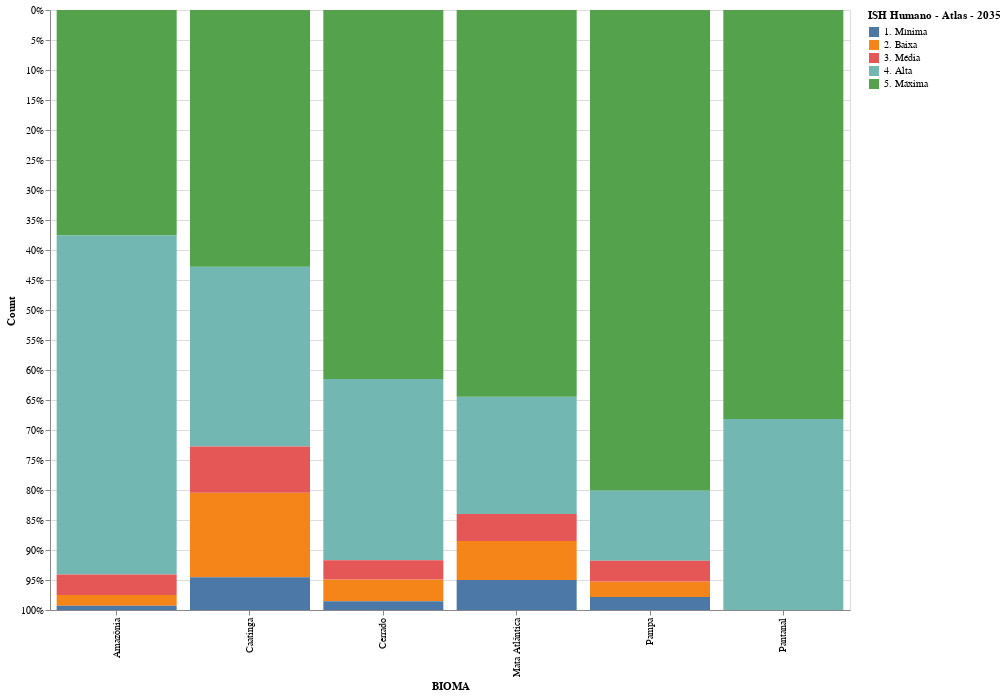

Notebook code for this chart:
### Markdown cell above
### ISH Atlas 2035

### Code cell
df_grouped2035 = dfpegishbioma.groupby(['BIOMA', 'ISH Humano - Atlas - 2035']).size().reset_index(name='Count')
df_grouped2035 = df_grouped2035[df_grouped2035['ISH Humano - Atlas - 2035'] != 0]

value_mapping = {'Mínima': '1. Mínima', 'Baixa': '2. Baixa', 'Média': '3. Média', 'Alta': '4. Alta', 'Máxima': '5. Máxima'}
df_grouped2035['New_Column'] = df_grouped2035['ISH Humano - Atlas - 2035'].map(value_mapping)

# Create a stacked bar chart using Altair
bar_chart = alt.Chart(df_grouped2035).mark_bar().encode(
    x='BIOMA:N',
    y=alt.Y('Count:Q', stack='normalize', sort='descending'),
    color=alt.Color('New_Column:N', legend=alt.Legend(title="ISH Humano - Atlas - 2035")),
    tooltip=['BIOMA', 'Count', 'ISH Humano - Atlas - 2035'],
).properties(
    width=800,
    height=600
)

# Display the bar chart
bar_chart

### Figure 1 — Vega-Lite specification as saved in the notebook (floating-point values rounded to 4 significant figures)
{"config": {"view": {"continuousWidth": 300, "continuousHeight": 300}}, "data": {"name": "data-c7b05156be54592468e7f9e3d9728884"}, "mark": {"type": "bar"}, "encoding": {"color": {"field": "New_Column", "legend": {"title": "ISH Humano - Atlas - 2035"}, "type": "nominal"}, "tooltip": [{"field": "BIOMA", "type": "nominal"}, {"field": "Count", "type": "quantitative"}, {"field": "ISH Humano - Atlas - 2035", "type": "nominal"}], "x": {"field": "BIOMA", "type": "nominal"}, "y": {"field": "Count", "sort": "descending", "stack": "normalize", "type": "quantitative"}}, "height": 600, "width": 800, "$schema": "https://vega.github.io/schema/vega-lite/v5.16.3.json", "datasets": {"data-c7b05156be54592468e7f9e3d9728884": [{"BIOMA": "Amazônia", "ISH Humano - Atlas - 2035": "Alta", "Count": 315, "New_Column": "4. Alta"}, {"BIOMA": "Amazônia", "ISH Humano - Atlas - 2035": "Baixa", "Count": 10, "New_Column": "2. Baixa"}, {"BIOMA": "Amazônia", "ISH Humano - Atlas - 2035": "Máxima", "Count": 209, "New_Column": "5. Máxima"}, {"BIOMA": "Amazônia", "ISH Humano - Atlas - 2035": "Média", "Count": 19, "New_Column": "3. Média"}, {"BIOMA": "Amazônia", "ISH Humano - Atlas - 2035": "Mínima", "Count": 4, "New_Column": "1. Mínima"}, {"BIOMA": "Caatinga", "ISH Humano - Atlas - 2035": "Alta", "Count": 362, "New_Column": "4. Alta"}, {"BIOMA": "Caatinga", "ISH Humano - Atlas - 2035": "Baixa", "Count": 170, "New_Column": "2. Baixa"}, {"BIOMA": "Caatinga", "ISH Humano - Atlas - 2035": "Máxima", "Count": 517, "New_Column": "5. Máxima"}, {"BIOMA": "Caatinga", "ISH Humano - Atlas - 2035": "Média", "Count": 93, "New_Column": "3. Média"}, {"BIOMA": "Caatinga", "ISH Humano - Atlas - 2035": "Mínima", "Count": 66, "New_Column": "1. Mínima"}, {"BIOMA": "Cerrado", "ISH Humano - Atlas - 2035": "Alta", "Count": 433, "New_Column": "4. Alta"}, {"BIOMA": "Cerrado", "ISH Humano - Atlas - 2035": "Baixa", "Count": 52, "New_Column": "2. Baixa"}, {"BIOMA": "Cerrado", "ISH Humano - Atlas - 2035": "Máxima", "Count": 881, "New_Column": "5. Máxima"}, {"BIOMA": "Cerrado", "ISH Humano - Atlas - 2035": "Média", "Count": 46, "New_Column": "3. Média"}, {"BIOMA": "Cerrado", "ISH Humano - Atlas - 2035": "Mínima", "Count": 21, "New_Column": "1. Mínima"}, {"BIOMA": "Mata Atlântica", "ISH Humano - Atlas - 2035": "Alta", "Count": 603, "New_Column": "4. Alta"}, {"BIOMA": "Mata Atlântica", "ISH Humano - Atlas - 2035": "Baixa", "Count": 201, "New_Column": "2. Baixa"}, {"BIOMA": "Mata Atlântica", "ISH Humano - Atlas - 2035": "Máxima", "Count": 1986, "New_Column": "5. Máxima"}, {"BIOMA": "Mata Atlântica", "ISH Humano - Atlas - 2035": "Média", "Count": 138, "New_Column": "3. Média"}, {"BIOMA": "Mata Atlântica", "ISH Humano - Atlas - 2035": "Mínima", "Count": 154, "New_Column": "1. Mínima"}, {"BIOMA": "Pampa", "ISH Humano - Atlas - 2035": "Alta", "Count": 27, "New_Column": "4. Alta"}, {"BIOMA": "Pampa", "ISH Humano - Atlas - 2035": "Baixa", "Count": 6, "New_Column": "2. Baixa"}, {"BIOMA": "Pampa", "ISH Humano - Atlas - 2035": "Máxima", "Count": 185, "New_Column": "5. Máxima"}, {"BIOMA": "Pampa", "ISH Humano - Atlas - 2035": "Média", "Count": 8, "New_Column": "3. Média"}, {"BIOMA": "Pampa", "ISH Humano - Atlas - 2035": "Mínima", "Count": 5, "New_Column": "1. Mínima"}, {"BIOMA": "Pantanal", "ISH Humano - Atlas - 2035": "Alta", "Count": 7, "New_Column": "4. Alta"}, {"BIOMA": "Pantanal", "ISH Humano - Atlas - 2035": "Máxima", "Count": 15, "New_Column": "5. Máxima"}]}}
